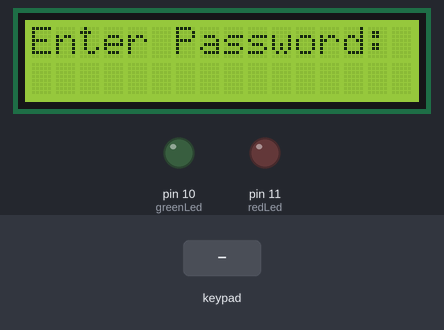
A program run on a simulated Arduino Uno, built with avr-gcc and run on an emulated ATmega328P. Shown: 16×2 character LCD, output pins drawn as LEDs (lit = HIGH). The test bench sets the inputs (shaded band).

Above: at 1.2 s.
1.3 s: keypad keys 1 2 3 4 pressed 0.4 s apart
At 4.4 s:
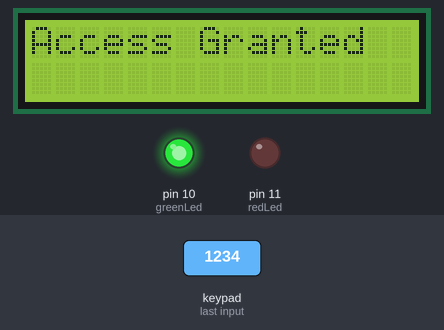
4.5 s: key '1' pressed
7.5 s: keypad keys 1 2 3 4 # pressed 0.4 s apart
At 10.9 s:
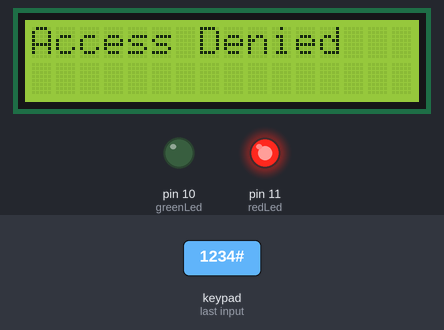
12.5 s: key '2' pressed
At 14.0 s:
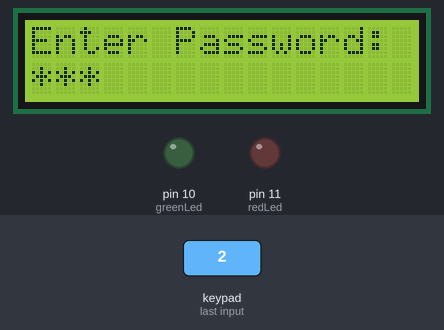
Timing chart, 0 to 15.5 s (numbered marks = the images above; inputs shaded):
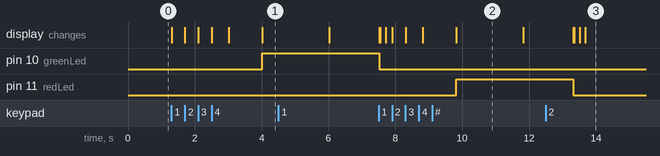

The program:

main.cpp
```cpp
#include <Arduino.h>
#include <Keypad.h>
#include <LiquidCrystal.h>

// --- CONSTANTS ---
const byte ROWS = 4;
const byte COLS = 4;
const char password[] = "1234";
const byte resetButtonPin = 13;
const byte greenLed = 10;
const byte redLed = 11;

// --- KEYPAD SETUP ---
char keys[ROWS][COLS] = {
  {'1','2','3','A'},
  {'4','5','6','B'},
  {'7','8','9','C'},
  {'*','0','#','D'}
};

byte rowPins[ROWS] = {2, 3, 4, 5};
byte colPins[COLS] = {6, 7, 8, 9};
Keypad keypad = Keypad(makeKeymap(keys), rowPins, colPins, ROWS, COLS);

// --- LCD SETUP ---
LiquidCrystal lcd(A0, A1, A2, A3, A4, A5);

// --- VARIABLES ---
char input[5];
byte inputIndex = 0;
byte attempts = 0;

//
// --- FUNCTION DECLARATIONS ---
//
void grantAccess();
void denyAccess();
void resetSystem();
void handleLockout();
void handleInput(char key);


void setup() {
  pinMode(greenLed, OUTPUT);
  pinMode(redLed, OUTPUT);
  pinMode(resetButtonPin, INPUT_PULLUP);

  Serial.begin(9600);
  lcd.begin(16, 2);
  lcd.print("Enter Password:");
  lcd.setCursor(0, 1);
}

void loop() {
  if (attempts >= 3) {
    handleLockout();
    return;
  }

  char key = keypad.getKey();
  if (key) {
    handleInput(key);
  }
}

//
// --- FUNCTION DEFINITIONS ---
//

void handleInput(char key) {
  if (inputIndex < 4) {
    input[inputIndex++] = key;
    lcd.setCursor(inputIndex - 1, 1);
    lcd.print("*");
  }

  if (inputIndex == 4) {
    input[4] = '\0';

    delay(500);
    lcd.setCursor(0, 1);
    lcd.print("Checking...     ");
    delay(1000);

    if (strcmp(input, password) == 0) {
      grantAccess();
    } else {
      denyAccess();
    }

    delay(2000);
    lcd.clear();
    lcd.print("Enter Password:");
    lcd.setCursor(0, 1);
    lcd.print("Attempts: ");
    lcd.print(attempts);
    delay(1500);

    memset(input, 0, sizeof(input));
    inputIndex = 0;
    digitalWrite(greenLed, LOW);
    digitalWrite(redLed, LOW);
    lcd.clear();
    lcd.print("Enter Password:");
  }
}

void grantAccess() {
  lcd.clear();
  lcd.print("Access Granted");
  digitalWrite(greenLed, HIGH);
  digitalWrite(redLed, LOW);
}

void denyAccess() {
  attempts++;
  lcd.clear();
  lcd.print("Access Denied");
  digitalWrite(greenLed, LOW);
  digitalWrite(redLed, HIGH);
}

void resetSystem() {
  attempts = 0;
  lcd.clear();
  lcd.print("Resetting...");
  digitalWrite(greenLed, LOW);
  digitalWrite(redLed, LOW);
  delay(2000);
  lcd.clear();
  lcd.print("Enter Password:");
  lcd.setCursor(0, 1);
}

void handleLockout() {
  lcd.clear();
  lcd.print("No more attempts");
  lcd.setCursor(0, 1);
  lcd.print("Press reset!");

  for (int i = 0; i < 3; i++) {
    digitalWrite(redLed, HIGH);
    delay(300);
    digitalWrite(redLed, LOW);
    delay(300);
  }
  digitalWrite(redLed, HIGH);

  while (true) {
    if (digitalRead(resetButtonPin) == LOW) {
      resetSystem();
      break;
    }
  }
}
```

Measured:
- after the input at 1.3 s, pin 10 (greenLed): LOW → HIGH after 2.7 s; the display: first changes at once (image 1 shows a later state)
- after the input at 7.5 s, pin 11 (redLed): LOW → HIGH after 2.3 s; the display: first differs from a run without the input after 0.22 s (image 2 shows a later state)
- after the input at 12.5 s, the display: first differs from a run without the input after 1.2 s (image 3)
- what the display in image 2 shows lasts 2.0 s, from 9.8 s to 11.8 s
